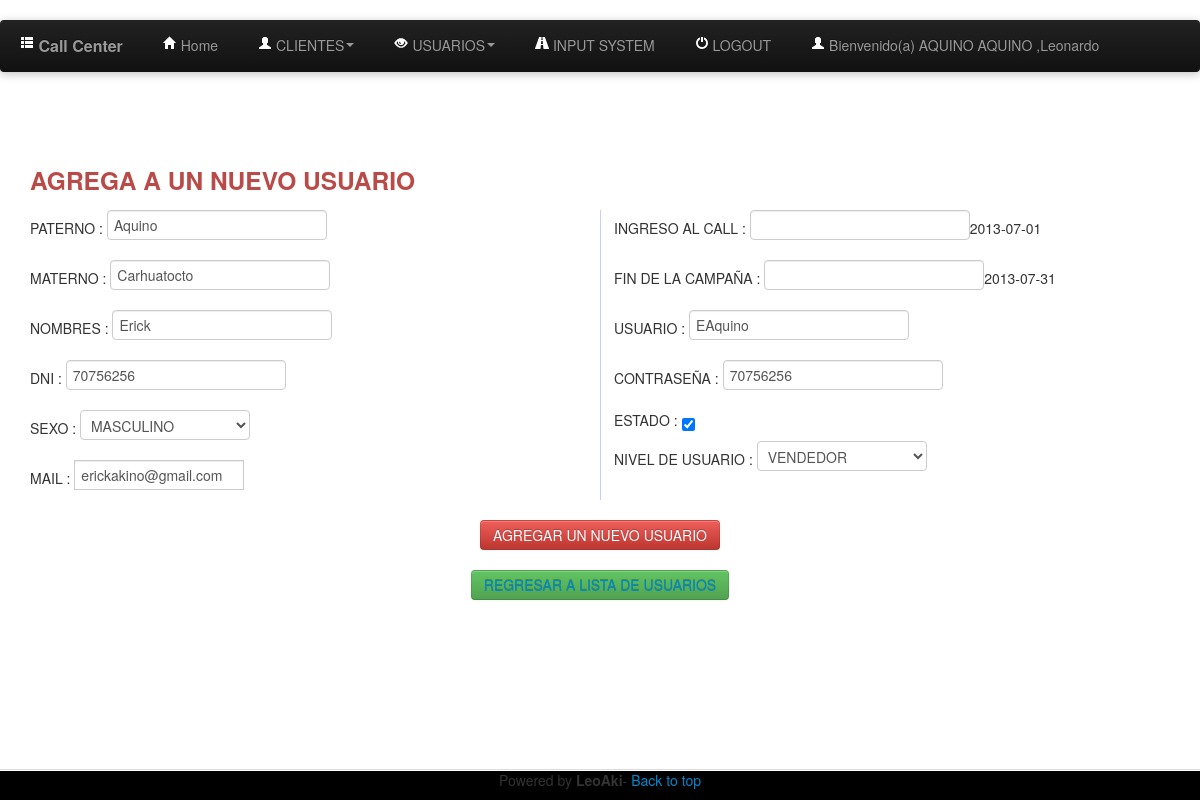
Page /procesa3.php?code=9 (signed in) on the committed database.
### tables this page shows
CREATE TABLE IF NOT EXISTS `Persona` (
  `codigo` int(11) NOT NULL AUTO_INCREMENT,
  `paterno` varchar(50) DEFAULT NULL,
  `materno` varchar(50) DEFAULT NULL,
  `nombres` varchar(100) DEFAULT NULL,
  `dni` char(8) DEFAULT NULL,
  `sexo` char(1) DEFAULT NULL,
  `email` varchar(100) DEFAULT NULL,
  `inicio` date DEFAULT NULL,
  `fin` date NOT NULL,
  `usuario` varchar(25) NOT NULL,
  `contrasena` varchar(32) NOT NULL,
  `nivel` int(4) NOT NULL,
  `estado` int(1) NOT NULL,
  `ultimasesion` datetime NOT NULL,
  PRIMARY KEY (`codigo`)
);

### class/Persona.php (called while the page is built, shortened)
<?php
require_once 'CONECTION.php';
class Persona extends Conection{
    private $PATERNO;
    private $MATERNO;
    private $NOMBRES;
    private $DNI;
    private $SEXO;
    private $EMAIL;
    private $INICIO;
    private $FIN;
    private $USUARIO;
    private $CONTRASENA;
    public function getUSUARIO() {
        return $this->USUARIO;
    }
    public function getCONTRASENA() {
        return $this->CONTRASENA;
    }
    public function getPATERNO() {
        return $this->PATERNO;
    }
    public function getMATERNO() {
        return $this->MATERNO;
    }
    public function getNOMBRES() {
        return $this->NOMBRES;
    }
    public function getDNI() {
        return $this->DNI;
    }
    public function getSEXO() {
        return $this->SEXO;
    }
    public function getEMAIL() {
        return $this->EMAIL;
    }
    public function getINICIO() {
        return $this->INICIO;
    }
    public function getFIN() {
        return $this->FIN;
    }
    public function QUIENES($dni) {
        $coneccion= new Conection();
        $consulta=  mysql_query("Select * from persona where codigo='".$dni."';");
        return $consulta;
    }
    public function setDATA($codigo,$paterno,$materno,$nombres,$dni,$sexo,$email,$inicio,$fin,$usuario,$contrasena,$nivel,$estado,$ultimasesion){
        $this->PATERNO=$paterno;
        $this->MATERNO=$materno;
        $this->NOMBRES=$nombres;
        $this->DNI=$dni;
        $this->SEXO=$sexo;
        $this->EMAIL=$email;
        $this->INICIO=$inicio;
        $this->FIN=$fin;
        $this->USUARIO=$usuario;
        $this->CONTRASENA=$contrasena;
    }
    public function BUSCAR($codigo) {
        $conectar=new Conection();
        $PERSONA= new Persona();
        $query=  mysql_query("select * from persona where codigo=".$codigo);
        if($query){
            while ($row = mysql_fetch_array($query)) {
                $PERSONA->setDATA($row[0],$row[1],$row[2],$row[3],$row[4],$row[5],$row[6],$row[7],$row[8],$row[9],$row[10],$row[11],$row[12],$row[13]);
            }
        }  else {
            echo 'NO SE ENCONTRO NINGUN REGISTRO';
        }
        return $PERSONA;
    }
}
?>

### class/CONECTION.php (called while the page is built, shortened)
<?php
class CONECTION {
    public function CONECT() {
        $this->SERVER="localhost";
        $this->BD="CALL_CENTER";
        $this->PASS="lncc";
        $this->USER="root";
        $this->CONECCION=mysql_connect($this->SERVER, $this->USER, $this->PASS) or
                die (mysql_error());
        return $this->CONECCION;
    }
}
?>

### procesa3.php (the view, shortened to what this page needs)
<?php session_start();
$coder=$_GET['code'];
?>
<!DOCTYPE html>
<html lang="es">
<head>
</head>
<?php
require_once 'class/Persona.php';
$person= new Persona();
$valor=$person->BUSCAR($coder);
if(!$_SESSION['USERINPUT'])
{
session_start();
session_destroy();
header('location: index.php');
}else{
    require_once 'includes/header.php';
?>
<body>
<center>
<div style="width: 95%; text-align: justify" id="divmain">
    <h3 class="text-error">AGREGA A UN NUEVO USUARIO</h3>
<form id="frm1" name="frm1" action="" method="POST" onsubmit='agregarPais();'>
<div class="multicolumna5columnas">
<div class="control-group">
    <span class="control-label">PATERNO : </span>
    <input type="text" id="txtpat" name="txtpat" value="<?php echo $valor->getPATERNO(); ?>">
</div>
<div class="control-group">
    <span class="control-label">MATERNO : </span>
    <input type="text" id="txtmat" name="txtmat" value="<?php echo $valor->getMATERNO(); ?>">
</div>
<div class="control-group">
    <span class="control-label">NOMBRES : </span>
    <input type="text" id="txtname" name="txtname" value="<?php echo $valor->getNOMBRES(); ?>">
</div>
<div class="control-group">
    <span class="control-label">DNI : </span>
    <input type="text" id="txtdni" name="txtdni"maxlength="8"  value="<?php echo $valor->getDNI(); ?>"/>
</div>
<div class="control-group">
    <span class="control-label">SEXO : </span>
    <select class="span2" id="txtsexo" name="txtsexo" value="<?php echo $valor->getSEXO(); ?>"/>
        <option value="M">MASCULINO</option>
</div>
    <span class="control-label">MAIL : </span>
    <div class="input-prepend input-append">
    <input class="span2" id="txtmail1" name="txtmail1" type="text" value="<?php echo $valor->getEMAIL(); ?>"/>
    </div>
<div class="control-group">
    <span class="control-label">INGRESO AL CALL : </span>
    <input type="text" id="datepicker" name="datepicker" size="30"/><?php echo $valor->getINICIO(); ?>
</div>
<div class="control-group">
    <span class="control-label">FIN DE LA CAMPA&Ntilde;A : </span>
    <input type="text" id="datepicker2" name="datepicker2" size="30"/><?php echo $valor->getFIN(); ?>
</div>
<div class="control-group">
    <span class="control-label">USUARIO : </span>
    <input type="text" id="txtuser" name="txtuser" value="<?php echo $valor->getUSUARIO(); ?>"/>
</div>
<div class="control-group">
    <span class="control-label">CONTRASE&Ntilde;A : </span>
    <input type="text" id="txtcontra" name="txtcontra" value="<?php echo $valor->getCONTRASENA(); ?>"/>
</div>
<div class="control-group">
    <span class="control-label">ESTADO : </span>
    <input type="checkbox" id="txtstatus" name="txtstatus" checked>
</div>
<div class="control-group">
    <span class="control-label">NIVEL DE USUARIO : </span>
    <select class="span2" id="txtlevel" name="txtlevel">
        <option value="3">VENDEDOR</option>
    </select>
</div>
</div>
    <br>
    <center><button type="submit" class="btn btn-danger" id="btnsend" name="btnsend">AGREGAR UN NUEVO USUARIO</button></center>
</form>
</div>
    <button class="btn btn-success"><a href="manteinuser.php">REGRESAR A LISTA DE USUARIOS</a></button>
</center>
<?php require_once 'includes/footer.php'; ?>
    </body>
<?php }?>
</html>

### includes/header.php (shortened to what this page needs)
<div class="navbar-wrapper">
    <div class="navbar navbar-inverse">
      <div class="navbar-inner">
        <a class="brand" href=""><i class="icon-th-list icon-white"></i> Call Center</a>
        <div class="nav-collapse collapse">
          <ul class="nav">
            <li><a href="index.php"><i class="icon icon-home icon-white"></i> Home</a></li>
            <li class="dropdown">
              <a href="#" class="dropdown-toggle" data-toggle="dropdown"><i class="icon-user icon-white"></i> CLIENTES<b class="caret"></b></a>
            </li>
            <?php if($_SESSION['NIVEL']==1) {?>
            <li class="dropdown">
              <a href="#" class="dropdown-toggle" data-toggle="dropdown"><i class="icon-eye-open icon-white"></i> USUARIOS<b class="caret"></b></a>
            </li>
            <?php }
            if($_SESSION['NIVEL']==1 || $_SESSION['NIVEL']==2) {
            ?>
            <li><a href="inputsystem.php"><i class="icon-road icon-white"></i> INPUT SYSTEM</a></li>
            <?php  }
            ?>
            <li><a href="logout.php"><i class="icon-off icon-white"></i> LOGOUT</a></li>
            <li>
                <?php
                require_once "class/Persona.php";
                $QUIEN= new Persona();
                $uiui=$QUIEN->QUIENES($_SESSION["codigo"]);
                if($rowcito=  mysql_fetch_array($uiui)){
                    $paterno=$rowcito["paterno"];
                    $materno=$rowcito["materno"];
                    $nombrestodos=$rowcito["nombres"];
                }
                echo "<a><i class='icon-user icon-white'></i> Bienvenido(a) $paterno $materno ,$nombrestodos</a>";?>
           </li>
          </ul>
        </div>
      </div>
    </div>
</div>

### static/css/mystyle.css (style rules this page uses)
body { padding-top: 150px; padding-bottom: 40px; }
* { margin: 0; }
.navbar-wrapper { position: absolute; top: 0; left: 0; right: 0; z-index: 10; margin-top: 20px; margin-bottom: -90px; }
.navbar-wrapper .navbar { width: 100%; }
.navbar .navbar-inner { border: 0; -webkit-box-shadow: 0 2px 10px rgba(0,0,0,.25); -moz-box-shadow: 0 2px 10px rgba(0,0,0,.25); box-shadow: 0 2px 10px rgba(0,0,0,.25); }
.navbar .brand { padding: 14px 20px 16px; font-size: 16px; font-weight: bold; text-shadow: 0 -1px 0 rgba(0,0,0,.5); }
.navbar .nav > li > a { padding: 15px 20px; }

### procesa3.php (style rules this page uses)
.multicolumna5columnas { -moz-column-count: 2; -moz-column-gap: 2em; -moz-column-rule: 1px solid #ccf; -webkit-column-count: 2; -webkit-column-gap: 2em; -webkit-column-rule: 1px solid #ccf; }

### rows in the picture
persona: paterno "AQUINO", materno "AQUINO", nombres "Leonardo"
persona: txtpat "Aquino", txtmat "Carhuatocto", txtname "Erick", txtdni "70756256", txtsexo "MASCULINO", txtmail1 "erickakino@gmail.com", inicio "2013-07-01", fin "2013-07-31", txtuser "EAquino", txtcontra "70756256"
